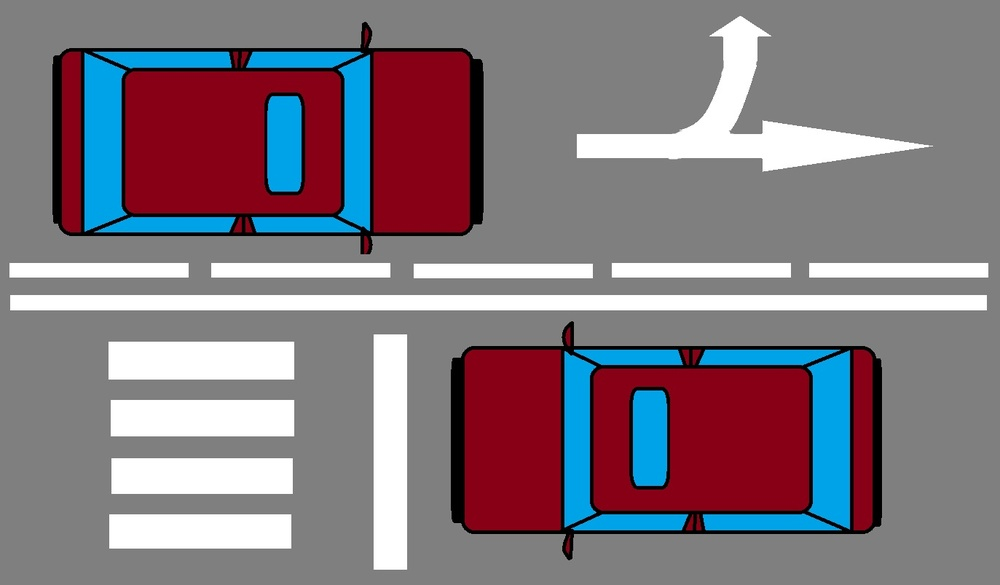
//> input picture CVUse/CVUse/car_on_the_road2.jpg, 1000 x 585 px, shrunk from 1373 x 803 before the run
$ ./CVUse   (built with g++ and OpenCV 4)
//> lines starting //> are read from the running program, lines starting //| are printed output that depends on the picture; after the words box and inside, x2 and y2 are one past the last pixel; in counts of white or black regions, pixels touching at a corner belong together
#include "pch.h"
#include <iostream>
#include "opencv2/opencv.hpp"
#include <stdio.h>
#include <stdlib.h>

			 using namespace cv;
			 using namespace std;

			 Mat src; Mat srcGray;
			 RNG rng(12345);

			 int main(int argc, char **argv)
			 {

				 src = imread("car_on_the_road2.jpg", 1);
//> src is the input picture: 585 rows x 1000 cols, CV_8UC3; mean B, G, R 128.1, 119.8, 130.8


				 cvtColor(src, srcGray, COLOR_BGR2GRAY);
				 blur(srcGray, srcGray, Size(3, 3));
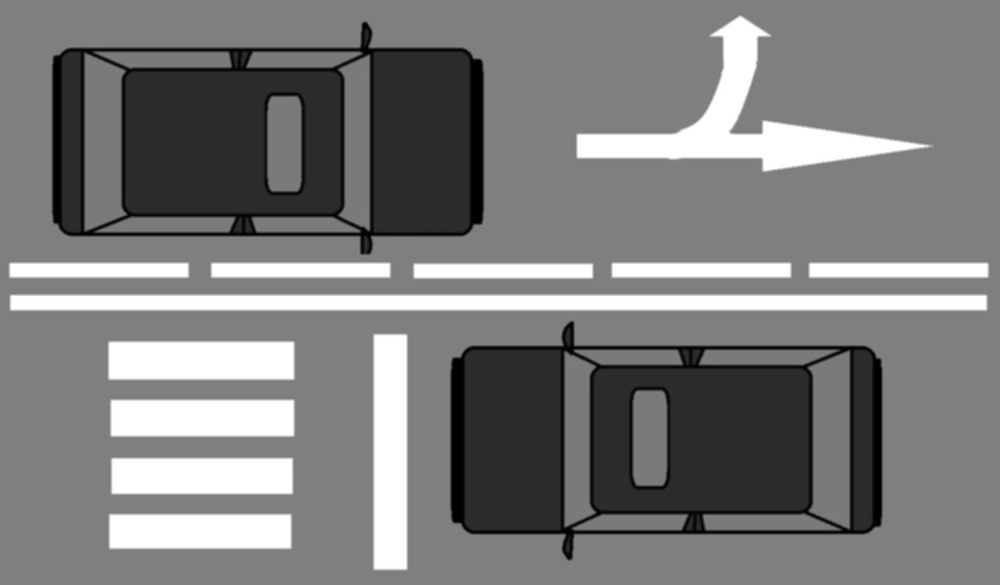
//> srcGray: 585 rows x 1000 cols, CV_8UC1; min 0, max 255, mean 124

				 Mat srcThresh;
				 double otsu;

				 otsu = threshold(srcGray, srcThresh, 0, 255, THRESH_BINARY | THRESH_OTSU);
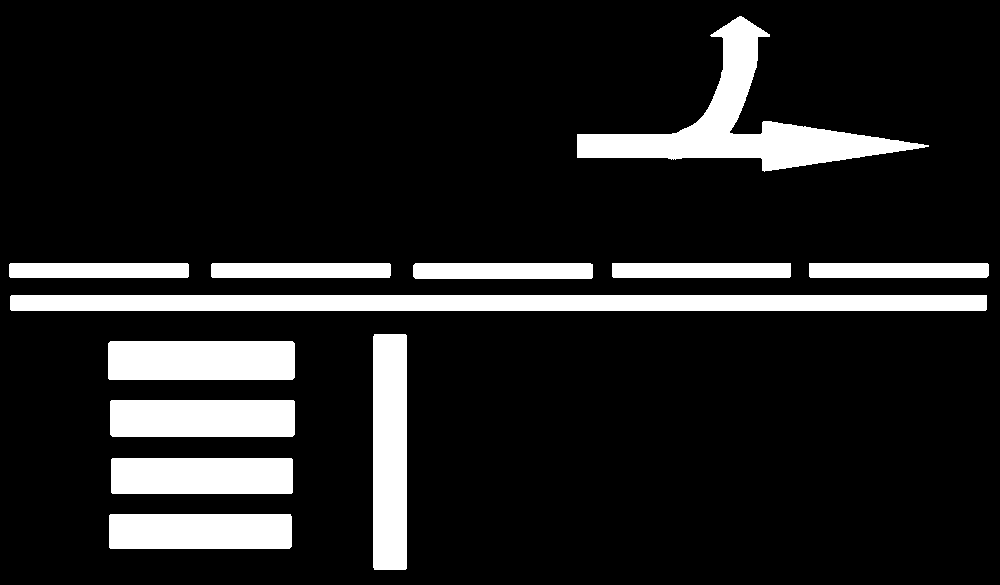
//> srcThresh: 585 rows x 1000 cols, CV_8UC1; 13.2% white; 12 white regions, largest, box (x1, y1, x2, y2) and area: (10, 295, 987, 311) 15629, (577, 16, 929, 172) 13145, (373, 334, 407, 570) 8018
//> otsu = 176

				 Mat cannyOut;
				 Canny(srcGray, cannyOut, otsu, otsu * 1 / 2, 3, 1);
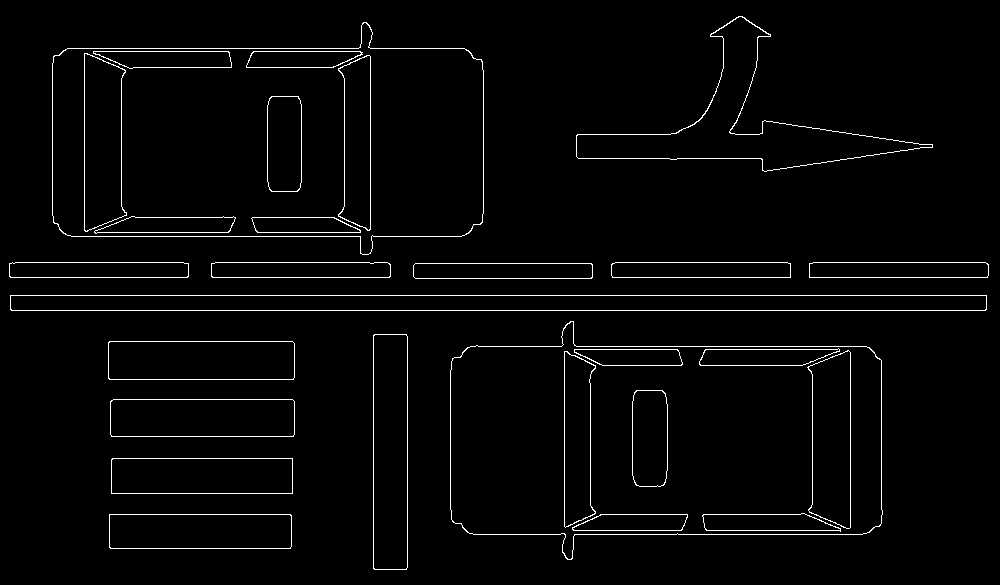
//> cannyOut: 585 rows x 1000 cols, CV_8UC1; 2.4% white in thin lines or dots


				 vector<vector<Point> > contours;
				 vector<Vec4i> hierarchy;

				 findContours(cannyOut, contours, hierarchy, RETR_EXTERNAL, CHAIN_APPROX_SIMPLE, Point(0, 0));
//> contours = 14 contours; largest, box (x1, y1, x2, y2) and area: (450, 321, 883, 560) 80980, (52, 22, 484, 255) 80936, (10, 295, 987, 311) 14639, (576, 16, 933, 172) 13016, (373, 334, 408, 570) 7986


				 vector<Moments> mu(contours.size());
//> mu = 14 items
				 for (int i = 0; i < contours.size(); i++)
				 {
					 mu[i] = moments(contours[i], false);
				 }
//> this loop made 14 passes


				 vector<Point2f> mc(contours.size());
				 for (int i = 0; i < contours.size(); i++)
				 {
					 mc[i] = Point2f(mu[i].m10 / mu[i].m00, mu[i].m01 / mu[i].m00);
				 }


				 Mat drawing = Mat::zeros(cannyOut.size(), CV_8UC3);
				 string sObjectNumber;
				 ostringstream sContourNumber;

				 for (int i = 0; i < contours.size(); i++)
				 {

					 sContourNumber << "(" << round(mc[i].x) << ";" << round(mc[i].y) << ")";
					 sObjectNumber = sContourNumber.str();
					 Point pCoordinates(mc[i].x + 5, mc[i].y - 7);
					 Scalar color = Scalar(rng.uniform(0, 255), rng.uniform(0, 255), rng.uniform(0, 255));
					 drawContours(drawing, contours, i, color, 2, 8, hierarchy, 0, Point());
					 circle(drawing, mc[i], 4, color, -1, 8, 0);
					 putText(drawing, sObjectNumber, pCoordinates, FONT_HERSHEY_COMPLEX, 1, color, 2, 8);
					 sContourNumber.str("");
					 sContourNumber.clear();


				 }
//> this loop made 14 passes
//> pCoordinates on passes 1 to 12: Point(204, 523), Point(206, 468), Point(207, 410), Point(205, 353), Point(394, 444), Point(670, 432), Point(503, 295), Point(507, 263), Point(903, 262), Point(705, 262), Point(305, 262), Point(103, 262)
//> pass 1, `putText(drawing, sObjectNumber, pCoordinates, FONT_HERSHEY_COMPLEX, 1,..`:
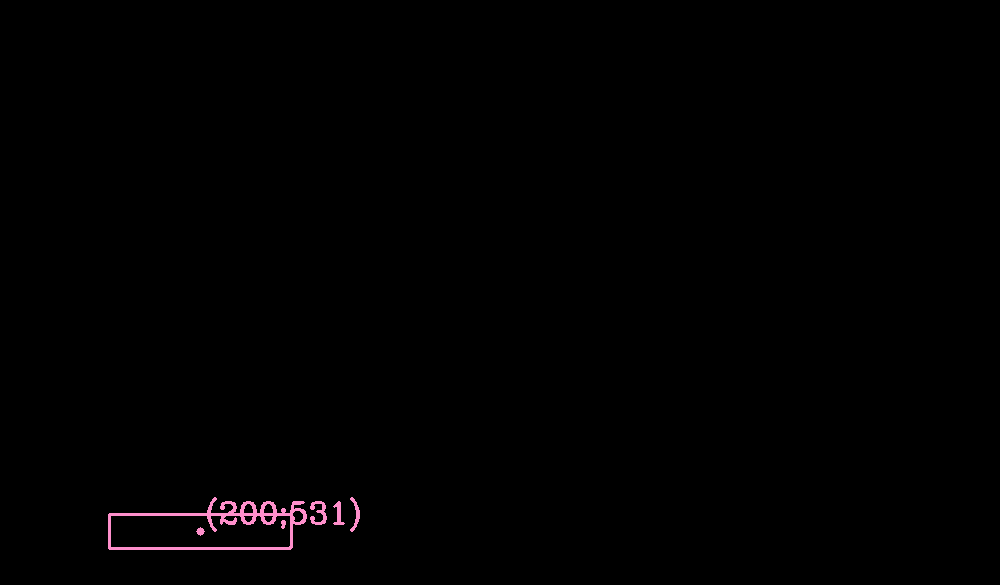
//> drawing: 585 rows x 1000 cols, CV_8UC3; mean B, G, R 0.9, 0.7, 1.2
//> pass 2, `putText(drawing, sObjectNumber, pCoordinates, FONT_HERSHEY_COMPLEX, 1,..`:
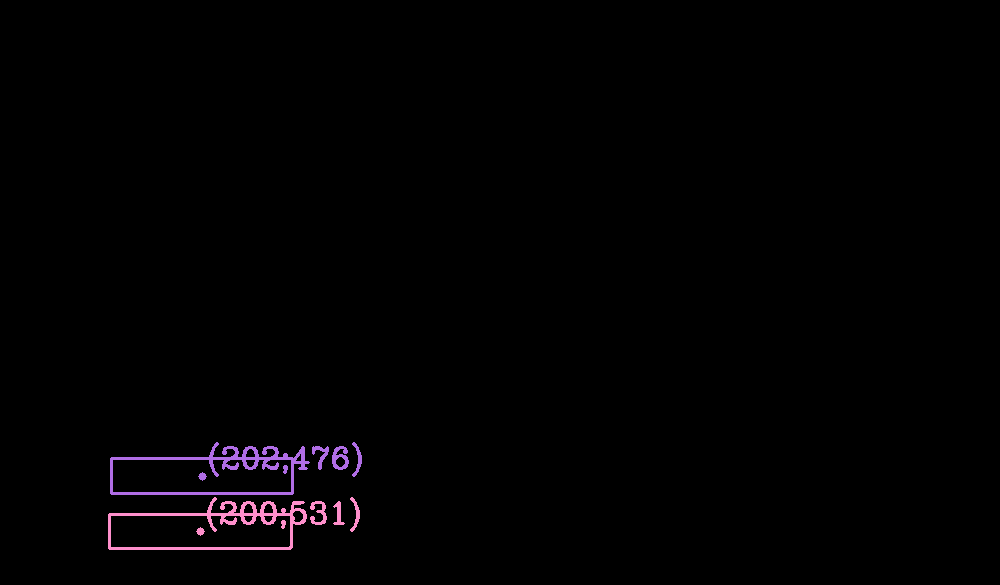
//> drawing: 585 rows x 1000 cols, CV_8UC3; 0.47% of pixels changed, all inside (x1, y1, x2, y2) = (110, 442, 362, 495)
//> pass 3, `putText(drawing, sObjectNumber, pCoordinates, FONT_HERSHEY_COMPLEX, 1,..`:
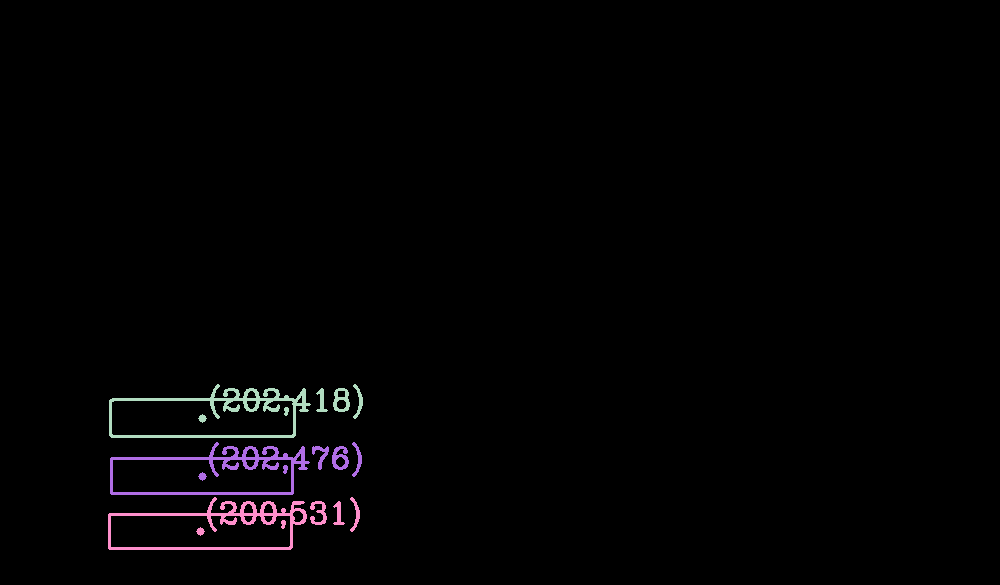
//> drawing: 585 rows x 1000 cols, CV_8UC3; 0.47% of pixels changed, all inside (x1, y1, x2, y2) = (109, 384, 363, 438)
//> after the loop:
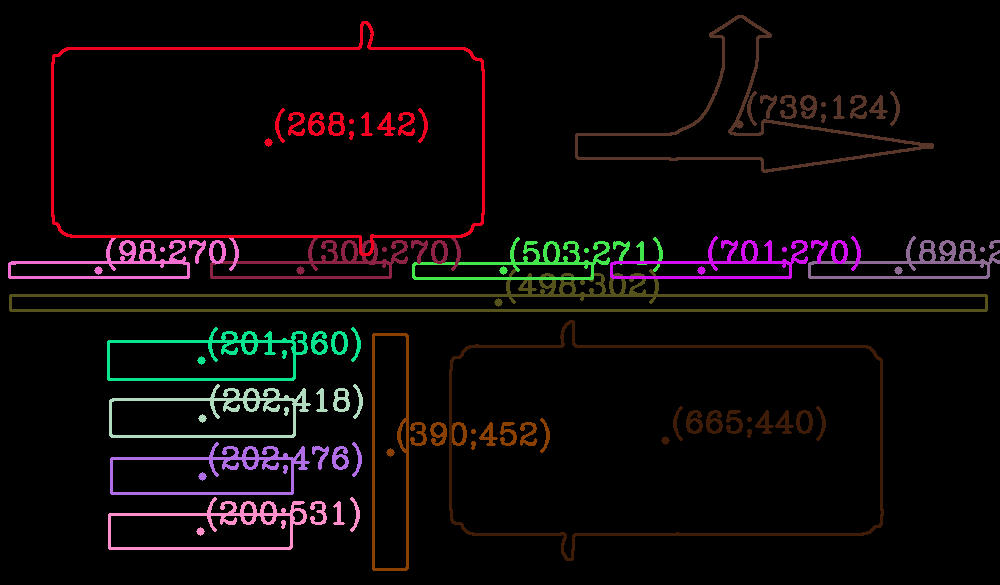
//> drawing: 585 rows x 1000 cols, CV_8UC3; 7.01% of pixels changed, all inside (x1, y1, x2, y2) = (8, 15, 1000, 571)


				 imshow("Gray", srcThresh);
				 imshow("Canny",cannyOut);
				 imshow("Contours", drawing);

				 imwrite("result.jpg", drawing);

				 waitKey(0);
				 return(0);
			 }
